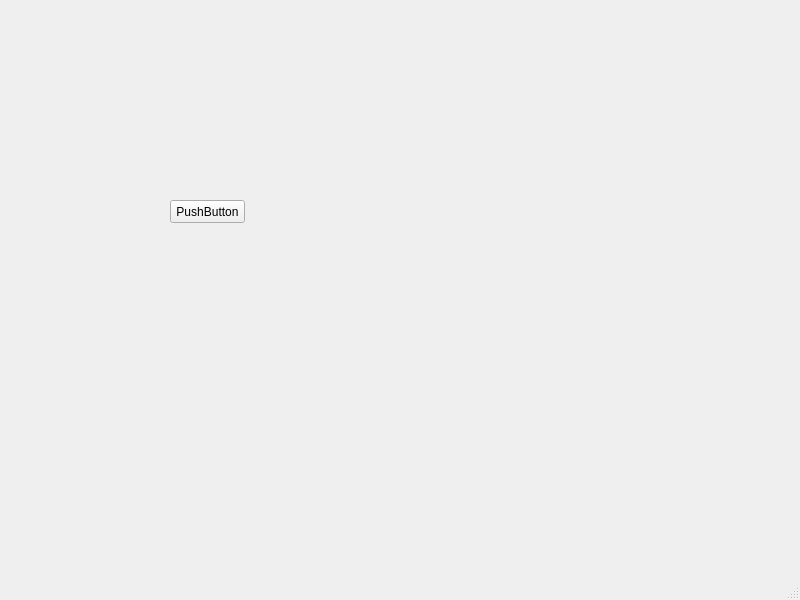
<?xml version="1.0" encoding="UTF-8"?>
<ui version="4.0">
 <class>MainWindow</class>
 <widget class="QMainWindow" name="MainWindow">
  <property name="geometry">
   <rect>
    <x>0</x>
    <y>0</y>
    <width>800</width>
    <height>600</height>
   </rect>
  </property>
  <property name="windowTitle">
   <string>MainWindow</string>
  </property>
  <widget class="QWidget" name="centralwidget">
   <widget class="QPushButton" name="pushButton">
    <property name="geometry">
     <rect>
      <x>170</x>
      <y>200</y>
      <width>75</width>
      <height>23</height>
     </rect>
    </property>
    <property name="text">
     <string>PushButton</string>
    </property>
   </widget>
  </widget>
  <widget class="QMenuBar" name="menubar">
   <property name="geometry">
    <rect>
     <x>0</x>
     <y>0</y>
     <width>800</width>
     <height>22</height>
    </rect>
   </property>
  </widget>
  <widget class="QStatusBar" name="statusbar"/>
 </widget>
 <resources/>
 <connections/>
</ui>
